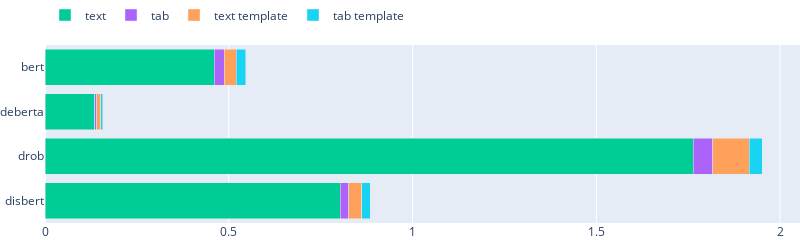
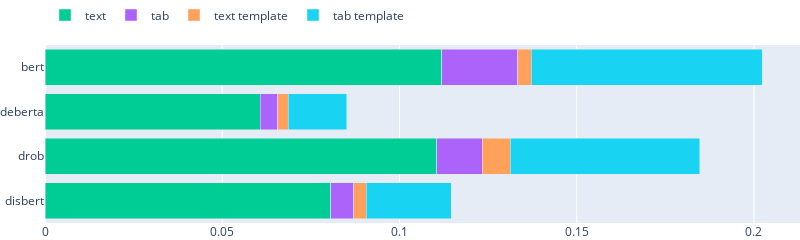
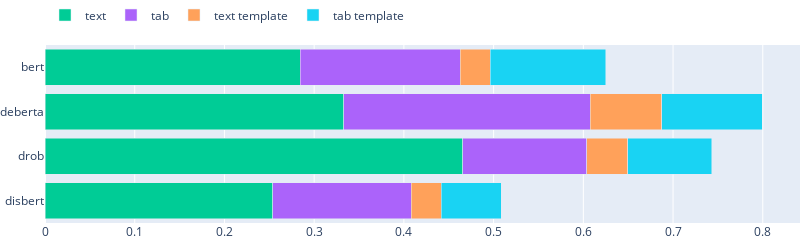
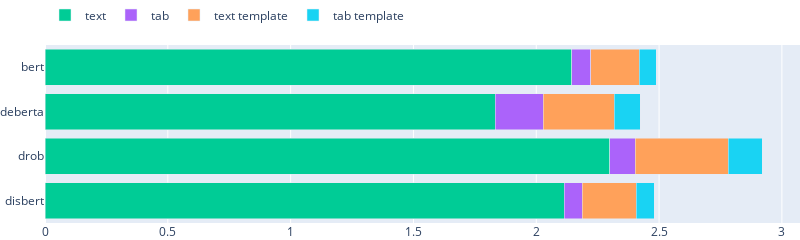

Write notebook code for charts like these, in order.
### Code cell
import kaleido

for ds_name in [
    "fake",
    "jigsaw",
    "kick",
    "wine",
    "imdb_genre",
    "prod_sent",
    "salary",
    "channel",
    "airbnb",
]:
    print(ds_name)
    df1 = all_dfs[ds_name]
    df1["showlegend"] = df1.groupby("col")["config"].cumcount() == 0
    colors = px.colors.qualitative.Plotly[2:]

    fig = go.Figure()
    fig.update_layout(
        barmode="stack",
        hovermode="y unified",
        height=200,  # Set your desired height
        width=800,  # Set your desired width
        legend=dict(
            orientation="h",  # Set orientation to horizontal
            yanchor="top",
            y=1.25,
            xanchor="left",
            x=0,
        ),
        margin=dict(l=0, r=0, t=0, b=0),
    )
    for index, row in df1.iterrows():
        fig.add_trace(
            go.Bar(
                y=[row["config"]],
                # y=[1],
                x=[row["val"]],
                # customdata=[row["gdpPercap"]],
                # hovertemplate="%{x:2f}, GDP per capita: %{customdata:2f}",
                marker=dict(color=colors[int(row["col_index"])]),
                name=row["col"],
                legendgroup=row["col"],
                showlegend=row["showlegend"],
                orientation="h",
            )
        )

    fig.update_layout(barmode="stack", hovermode="y unified")
    fig.show()

    # save to file
    fig.write_image(f"images/template_proportion/{ds_name}.pdf")

### Figure 1 — Plotly figure (JSON) as saved in the notebook; plotly's stock layout.template omitted (floating-point values rounded to 4 significant figures)
{"data": [{"legendgroup": "text", "marker": {"color": "#00CC96"}, "name": "text", "orientation": "h", "showlegend": true, "type": "bar", "x": [0.8036], "y": ["disbert"]}, {"legendgroup": "tab", "marker": {"color": "#AB63FA"}, "name": "tab", "orientation": "h", "showlegend": true, "type": "bar", "x": [0.02346], "y": ["disbert"]}, {"legendgroup": "text template", "marker": {"color": "#FFA15A"}, "name": "text template", "orientation": "h", "showlegend": true, "type": "bar", "x": [0.03494], "y": ["disbert"]}, {"legendgroup": "tab template", "marker": {"color": "#19D3F3"}, "name": "tab template", "orientation": "h", "showlegend": true, "type": "bar", "x": [0.023], "y": ["disbert"]}, {"legendgroup": "text", "marker": {"color": "#00CC96"}, "name": "text", "orientation": "h", "showlegend": false, "type": "bar", "x": [1.763], "y": ["drob"]}, {"legendgroup": "tab", "marker": {"color": "#AB63FA"}, "name": "tab", "orientation": "h", "showlegend": false, "type": "bar", "x": [0.05329], "y": ["drob"]}, {"legendgroup": "text template", "marker": {"color": "#FFA15A"}, "name": "text template", "orientation": "h", "showlegend": false, "type": "bar", "x": [0.09996], "y": ["drob"]}, {"legendgroup": "tab template", "marker": {"color": "#19D3F3"}, "name": "tab template", "orientation": "h", "showlegend": false, "type": "bar", "x": [0.03499], "y": ["drob"]}, {"legendgroup": "text", "marker": {"color": "#00CC96"}, "name": "text", "orientation": "h", "showlegend": false, "type": "bar", "x": [0.1348], "y": ["deberta"]}, {"legendgroup": "tab", "marker": {"color": "#AB63FA"}, "name": "tab", "orientation": "h", "showlegend": false, "type": "bar", "x": [0.006639], "y": ["deberta"]}, {"legendgroup": "text template", "marker": {"color": "#FFA15A"}, "name": "text template", "orientation": "h", "showlegend": false, "type": "bar", "x": [0.0101], "y": ["deberta"]}, {"legendgroup": "tab template", "marker": {"color": "#19D3F3"}, "name": "tab template", "orientation": "h", "showlegend": false, "type": "bar", "x": [0.006112], "y": ["deberta"]}, {"legendgroup": "text", "marker": {"color": "#00CC96"}, "name": "text", "orientation": "h", "showlegend": false, "type": "bar", "x": [0.4605], "y": ["bert"]}, {"legendgroup": "tab", "marker": {"color": "#AB63FA"}, "name": "tab", "orientation": "h", "showlegend": false, "type": "bar", "x": [0.02779], "y": ["bert"]}, {"legendgroup": "text template", "marker": {"color": "#FFA15A"}, "name": "text template", "orientation": "h", "showlegend": false, "type": "bar", "x": [0.03223], "y": ["bert"]}, {"legendgroup": "tab template", "marker": {"color": "#19D3F3"}, "name": "tab template", "orientation": "h", "showlegend": false, "type": "bar", "x": [0.02543], "y": ["bert"]}], "layout": {"barmode": "stack", "height": 200, "hovermode": "y unified", "legend": {"orientation": "h", "x": 0, "xanchor": "left", "y": 1.25, "yanchor": "top"}, "margin": {"b": 0, "l": 0, "r": 0, "t": 0}, "width": 800}}

### Figure 2 — Plotly figure (JSON) as saved in the notebook; plotly's stock layout.template omitted (floating-point values rounded to 4 significant figures)
{"data": [{"legendgroup": "text", "marker": {"color": "#00CC96"}, "name": "text", "orientation": "h", "showlegend": true, "type": "bar", "x": [0.08055], "y": ["disbert"]}, {"legendgroup": "tab", "marker": {"color": "#AB63FA"}, "name": "tab", "orientation": "h", "showlegend": true, "type": "bar", "x": [0.006536], "y": ["disbert"]}, {"legendgroup": "text template", "marker": {"color": "#FFA15A"}, "name": "text template", "orientation": "h", "showlegend": true, "type": "bar", "x": [0.003574], "y": ["disbert"]}, {"legendgroup": "tab template", "marker": {"color": "#19D3F3"}, "name": "tab template", "orientation": "h", "showlegend": true, "type": "bar", "x": [0.02395], "y": ["disbert"]}, {"legendgroup": "text", "marker": {"color": "#00CC96"}, "name": "text", "orientation": "h", "showlegend": false, "type": "bar", "x": [0.1106], "y": ["drob"]}, {"legendgroup": "tab", "marker": {"color": "#AB63FA"}, "name": "tab", "orientation": "h", "showlegend": false, "type": "bar", "x": [0.01278], "y": ["drob"]}, {"legendgroup": "text template", "marker": {"color": "#FFA15A"}, "name": "text template", "orientation": "h", "showlegend": false, "type": "bar", "x": [0.007896], "y": ["drob"]}, {"legendgroup": "tab template", "marker": {"color": "#19D3F3"}, "name": "tab template", "orientation": "h", "showlegend": false, "type": "bar", "x": [0.05341], "y": ["drob"]}, {"legendgroup": "text", "marker": {"color": "#00CC96"}, "name": "text", "orientation": "h", "showlegend": false, "type": "bar", "x": [0.06075], "y": ["deberta"]}, {"legendgroup": "tab", "marker": {"color": "#AB63FA"}, "name": "tab", "orientation": "h", "showlegend": false, "type": "bar", "x": [0.00488], "y": ["deberta"]}, {"legendgroup": "text template", "marker": {"color": "#FFA15A"}, "name": "text template", "orientation": "h", "showlegend": false, "type": "bar", "x": [0.003033], "y": ["deberta"]}, {"legendgroup": "tab template", "marker": {"color": "#19D3F3"}, "name": "tab template", "orientation": "h", "showlegend": false, "type": "bar", "x": [0.01646], "y": ["deberta"]}, {"legendgroup": "text", "marker": {"color": "#00CC96"}, "name": "text", "orientation": "h", "showlegend": false, "type": "bar", "x": [0.1119], "y": ["bert"]}, {"legendgroup": "tab", "marker": {"color": "#AB63FA"}, "name": "tab", "orientation": "h", "showlegend": false, "type": "bar", "x": [0.02137], "y": ["bert"]}, {"legendgroup": "text template", "marker": {"color": "#FFA15A"}, "name": "text template", "orientation": "h", "showlegend": false, "type": "bar", "x": [0.00388], "y": ["bert"]}, {"legendgroup": "tab template", "marker": {"color": "#19D3F3"}, "name": "tab template", "orientation": "h", "showlegend": false, "type": "bar", "x": [0.06516], "y": ["bert"]}], "layout": {"barmode": "stack", "height": 200, "hovermode": "y unified", "legend": {"orientation": "h", "x": 0, "xanchor": "left", "y": 1.25, "yanchor": "top"}, "margin": {"b": 0, "l": 0, "r": 0, "t": 0}, "width": 800}}

### Figure 3 — Plotly figure (JSON) as saved in the notebook; plotly's stock layout.template omitted (floating-point values rounded to 4 significant figures)
{"data": [{"legendgroup": "text", "marker": {"color": "#00CC96"}, "name": "text", "orientation": "h", "showlegend": true, "type": "bar", "x": [0.254], "y": ["disbert"]}, {"legendgroup": "tab", "marker": {"color": "#AB63FA"}, "name": "tab", "orientation": "h", "showlegend": true, "type": "bar", "x": [0.154], "y": ["disbert"]}, {"legendgroup": "text template", "marker": {"color": "#FFA15A"}, "name": "text template", "orientation": "h", "showlegend": true, "type": "bar", "x": [0.03356], "y": ["disbert"]}, {"legendgroup": "tab template", "marker": {"color": "#19D3F3"}, "name": "tab template", "orientation": "h", "showlegend": true, "type": "bar", "x": [0.06666], "y": ["disbert"]}, {"legendgroup": "text", "marker": {"color": "#00CC96"}, "name": "text", "orientation": "h", "showlegend": false, "type": "bar", "x": [0.4657], "y": ["drob"]}, {"legendgroup": "tab", "marker": {"color": "#AB63FA"}, "name": "tab", "orientation": "h", "showlegend": false, "type": "bar", "x": [0.1381], "y": ["drob"]}, {"legendgroup": "text template", "marker": {"color": "#FFA15A"}, "name": "text template", "orientation": "h", "showlegend": false, "type": "bar", "x": [0.04549], "y": ["drob"]}, {"legendgroup": "tab template", "marker": {"color": "#19D3F3"}, "name": "tab template", "orientation": "h", "showlegend": false, "type": "bar", "x": [0.09394], "y": ["drob"]}, {"legendgroup": "text", "marker": {"color": "#00CC96"}, "name": "text", "orientation": "h", "showlegend": false, "type": "bar", "x": [0.3327], "y": ["deberta"]}, {"legendgroup": "tab", "marker": {"color": "#AB63FA"}, "name": "tab", "orientation": "h", "showlegend": false, "type": "bar", "x": [0.2748], "y": ["deberta"]}, {"legendgroup": "text template", "marker": {"color": "#FFA15A"}, "name": "text template", "orientation": "h", "showlegend": false, "type": "bar", "x": [0.08007], "y": ["deberta"]}, {"legendgroup": "tab template", "marker": {"color": "#19D3F3"}, "name": "tab template", "orientation": "h", "showlegend": false, "type": "bar", "x": [0.1118], "y": ["deberta"]}, {"legendgroup": "text", "marker": {"color": "#00CC96"}, "name": "text", "orientation": "h", "showlegend": false, "type": "bar", "x": [0.2844], "y": ["bert"]}, {"legendgroup": "tab", "marker": {"color": "#AB63FA"}, "name": "tab", "orientation": "h", "showlegend": false, "type": "bar", "x": [0.1785], "y": ["bert"]}, {"legendgroup": "text template", "marker": {"color": "#FFA15A"}, "name": "text template", "orientation": "h", "showlegend": false, "type": "bar", "x": [0.03328], "y": ["bert"]}, {"legendgroup": "tab template", "marker": {"color": "#19D3F3"}, "name": "tab template", "orientation": "h", "showlegend": false, "type": "bar", "x": [0.1288], "y": ["bert"]}], "layout": {"barmode": "stack", "height": 200, "hovermode": "y unified", "legend": {"orientation": "h", "x": 0, "xanchor": "left", "y": 1.25, "yanchor": "top"}, "margin": {"b": 0, "l": 0, "r": 0, "t": 0}, "width": 800}}

### Figure 4 — Plotly figure (JSON) as saved in the notebook; plotly's stock layout.template omitted (floating-point values rounded to 4 significant figures)
{"data": [{"legendgroup": "text", "marker": {"color": "#00CC96"}, "name": "text", "orientation": "h", "showlegend": true, "type": "bar", "x": [2.115], "y": ["disbert"]}, {"legendgroup": "tab", "marker": {"color": "#AB63FA"}, "name": "tab", "orientation": "h", "showlegend": true, "type": "bar", "x": [0.07235], "y": ["disbert"]}, {"legendgroup": "text template", "marker": {"color": "#FFA15A"}, "name": "text template", "orientation": "h", "showlegend": true, "type": "bar", "x": [0.2199], "y": ["disbert"]}, {"legendgroup": "tab template", "marker": {"color": "#19D3F3"}, "name": "tab template", "orientation": "h", "showlegend": true, "type": "bar", "x": [0.07335], "y": ["disbert"]}, {"legendgroup": "text", "marker": {"color": "#00CC96"}, "name": "text", "orientation": "h", "showlegend": false, "type": "bar", "x": [2.299], "y": ["drob"]}, {"legendgroup": "tab", "marker": {"color": "#AB63FA"}, "name": "tab", "orientation": "h", "showlegend": false, "type": "bar", "x": [0.1036], "y": ["drob"]}, {"legendgroup": "text template", "marker": {"color": "#FFA15A"}, "name": "text template", "orientation": "h", "showlegend": false, "type": "bar", "x": [0.378], "y": ["drob"]}, {"legendgroup": "tab template", "marker": {"color": "#19D3F3"}, "name": "tab template", "orientation": "h", "showlegend": false, "type": "bar", "x": [0.1393], "y": ["drob"]}, {"legendgroup": "text", "marker": {"color": "#00CC96"}, "name": "text", "orientation": "h", "showlegend": false, "type": "bar", "x": [1.832], "y": ["deberta"]}, {"legendgroup": "tab", "marker": {"color": "#AB63FA"}, "name": "tab", "orientation": "h", "showlegend": false, "type": "bar", "x": [0.1952], "y": ["deberta"]}, {"legendgroup": "text template", "marker": {"color": "#FFA15A"}, "name": "text template", "orientation": "h", "showlegend": false, "type": "bar", "x": [0.2899], "y": ["deberta"]}, {"legendgroup": "tab template", "marker": {"color": "#19D3F3"}, "name": "tab template", "orientation": "h", "showlegend": false, "type": "bar", "x": [0.1058], "y": ["deberta"]}, {"legendgroup": "text", "marker": {"color": "#00CC96"}, "name": "text", "orientation": "h", "showlegend": false, "type": "bar", "x": [2.144], "y": ["bert"]}, {"legendgroup": "tab", "marker": {"color": "#AB63FA"}, "name": "tab", "orientation": "h", "showlegend": false, "type": "bar", "x": [0.07685], "y": ["bert"]}, {"legendgroup": "text template", "marker": {"color": "#FFA15A"}, "name": "text template", "orientation": "h", "showlegend": false, "type": "bar", "x": [0.1976], "y": ["bert"]}, {"legendgroup": "tab template", "marker": {"color": "#19D3F3"}, "name": "tab template", "orientation": "h", "showlegend": false, "type": "bar", "x": [0.06975], "y": ["bert"]}], "layout": {"barmode": "stack", "height": 200, "hovermode": "y unified", "legend": {"orientation": "h", "x": 0, "xanchor": "left", "y": 1.25, "yanchor": "top"}, "margin": {"b": 0, "l": 0, "r": 0, "t": 0}, "width": 800}}
